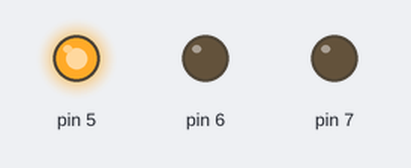
A sketch run on a simulated Arduino Uno, built with avr-gcc and run on an emulated ATmega328P. On the bench: output pins drawn as LEDs (lit = HIGH).

Above: at 1.07 s.
At 2.12 s:
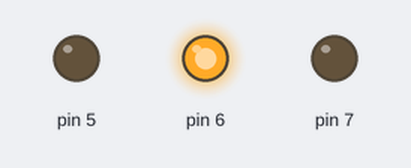
At 3.62 s:
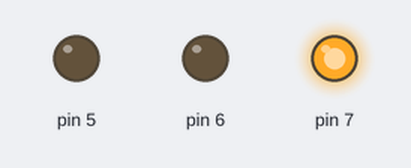
Timing chart, 0 to 4.0 s (numbered marks = the images above):
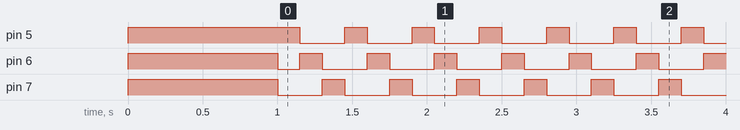

The sketch:

TEST1_LED.ino
```cpp
void setup() {
  // put your setup code here, to run once:
  for(int i =5; i<=7; i++)
  {
    pinMode(i,OUTPUT);
    digitalWrite(i, HIGH);
  }

  delay(1000);

  for(int i =5; i<=7; i++)
  {
    digitalWrite(i, LOW);
  }
}

void loop() {
  // put your main code here, to run repeatedly:
  for(int i =5; i<=7; i++)
  {
    digitalWrite(i, HIGH);
    delay(150);
    digitalWrite(i, LOW);
  }

}
```

Measured:
- by itself, pin 5, pin 7: alternates HIGH for 0.15 s and LOW for 0.30 s
- by itself, pin 6: repeats every 0.45 s: HIGH 0.15 s, LOW 0.30 s
- by itself, everything shown: repeats every 0.45 s, in 3 steps
